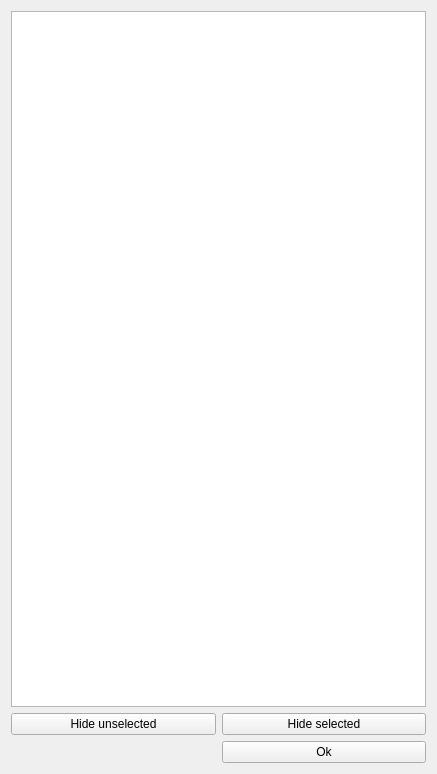
<?xml version="1.0" encoding="UTF-8"?>
<ui version="4.0">
 <class>DialogSearchedObjects</class>
 <widget class="QWidget" name="DialogSearchedObjects">
  <property name="geometry">
   <rect>
    <x>0</x>
    <y>0</y>
    <width>437</width>
    <height>774</height>
   </rect>
  </property>
  <property name="windowTitle">
   <string>Searched objects</string>
  </property>
  <layout class="QGridLayout" name="gridLayout">
   <item row="2" column="1">
    <widget class="QPushButton" name="okButton">
     <property name="text">
      <string>Ok</string>
     </property>
    </widget>
   </item>
   <item row="0" column="0" colspan="2">
    <widget class="QListView" name="searchedObjectListView">
     <property name="editTriggers">
      <set>QAbstractItemView::NoEditTriggers</set>
     </property>
     <property name="tabKeyNavigation">
      <bool>true</bool>
     </property>
     <property name="showDropIndicator" stdset="0">
      <bool>false</bool>
     </property>
     <property name="defaultDropAction">
      <enum>Qt::IgnoreAction</enum>
     </property>
     <property name="selectionMode">
      <enum>QAbstractItemView::ExtendedSelection</enum>
     </property>
    </widget>
   </item>
   <item row="1" column="1">
    <widget class="QPushButton" name="hideSelectedButton">
     <property name="text">
      <string>Hide selected</string>
     </property>
    </widget>
   </item>
   <item row="1" column="0">
    <widget class="QPushButton" name="hideUnselectedButton">
     <property name="text">
      <string>Hide unselected</string>
     </property>
    </widget>
   </item>
  </layout>
 </widget>
 <tabstops>
  <tabstop>okButton</tabstop>
 </tabstops>
 <resources/>
 <connections/>
</ui>
